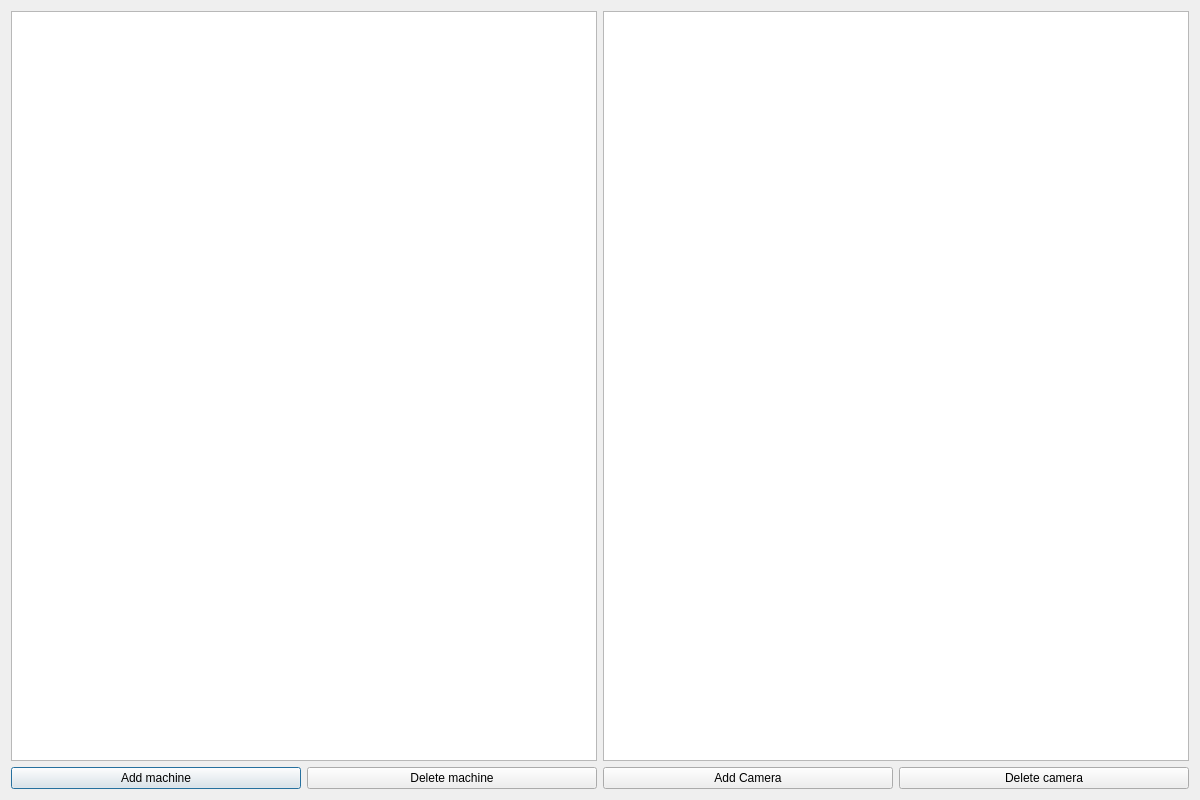
<?xml version="1.0" encoding="UTF-8"?>
<ui version="4.0">
 <class>FormControl</class>
 <widget class="QDialog" name="FormControl">
  <property name="geometry">
   <rect>
    <x>0</x>
    <y>0</y>
    <width>1200</width>
    <height>800</height>
   </rect>
  </property>
  <property name="windowTitle">
   <string>Dialog</string>
  </property>
  <layout class="QHBoxLayout" name="horizontalLayout_2">
   <item>
    <layout class="QVBoxLayout" name="verticalLayout">
     <item>
      <widget class="QListWidget" name="listMachines"/>
     </item>
     <item>
      <layout class="QHBoxLayout" name="horizontalLayout">
       <item>
        <widget class="QPushButton" name="btnAddMachine">
         <property name="text">
          <string>Add machine</string>
         </property>
        </widget>
       </item>
       <item>
        <widget class="QPushButton" name="btnDeleteMachine">
         <property name="text">
          <string>Delete machine</string>
         </property>
        </widget>
       </item>
      </layout>
     </item>
    </layout>
   </item>
   <item>
    <layout class="QVBoxLayout" name="verticalLayout_2">
     <item>
      <widget class="QListWidget" name="listCameras"/>
     </item>
     <item>
      <layout class="QHBoxLayout" name="horizontalLayout_3">
       <item>
        <widget class="QPushButton" name="btnAddCamera">
         <property name="text">
          <string>Add Camera</string>
         </property>
        </widget>
       </item>
       <item>
        <widget class="QPushButton" name="btnDeleteCamera">
         <property name="text">
          <string>Delete camera</string>
         </property>
        </widget>
       </item>
      </layout>
     </item>
    </layout>
   </item>
  </layout>
 </widget>
 <resources/>
 <connections/>
</ui>
